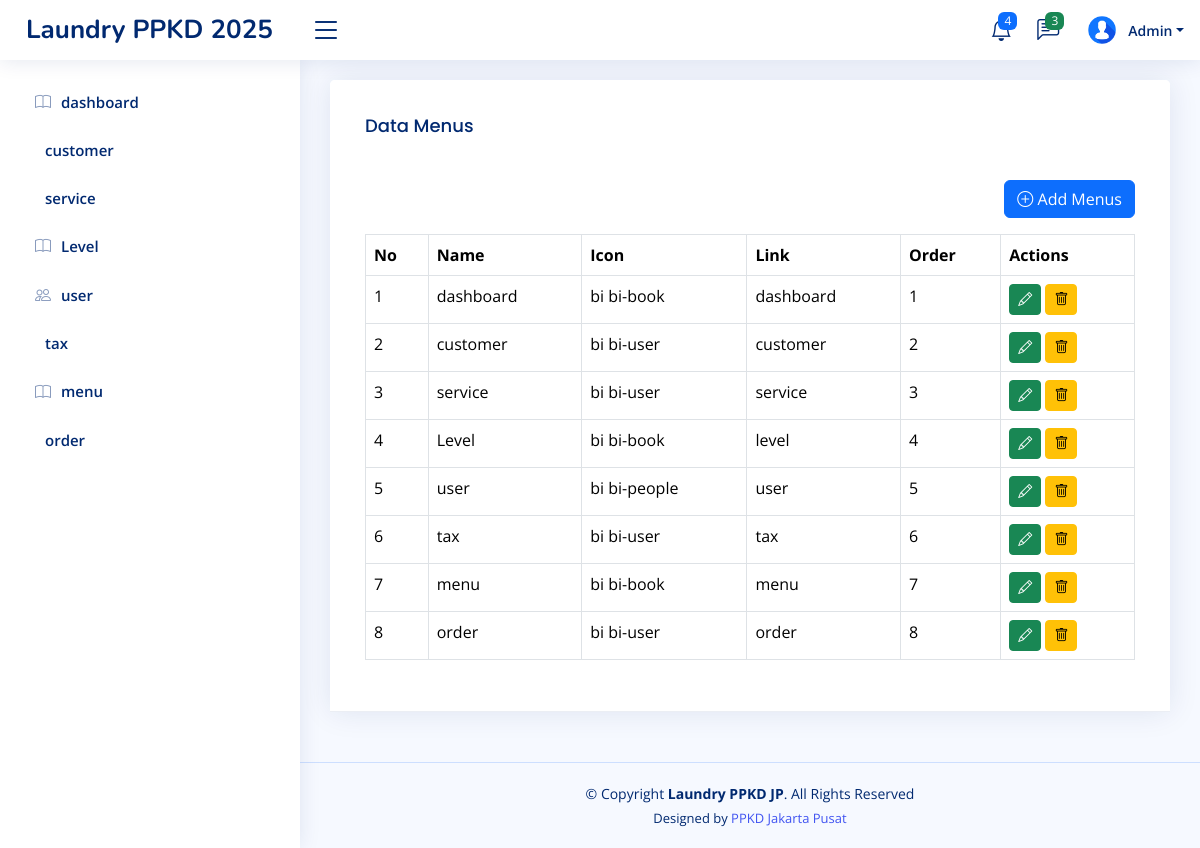
The page /home.php?page=menu (signed in) on the database as committed earlier.
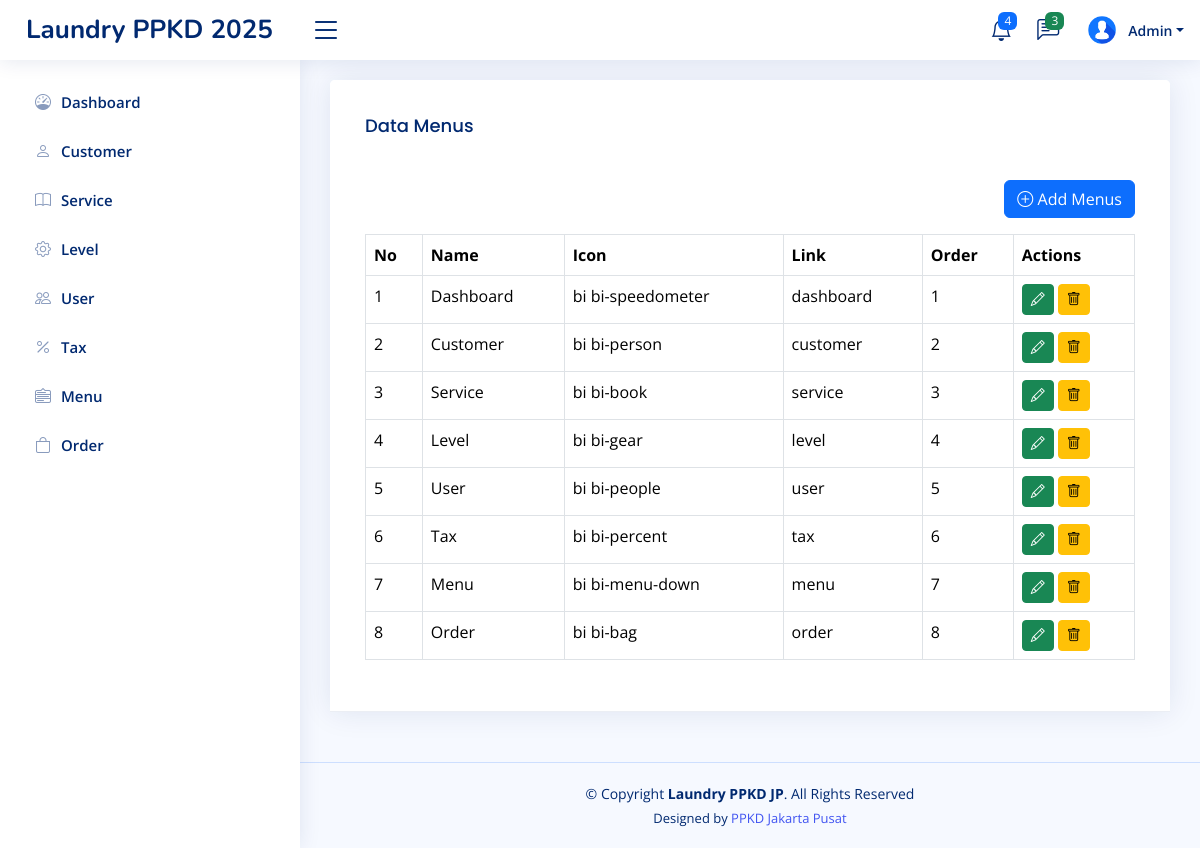
The same page on the database as committed later.
### tables this page shows
CREATE TABLE `level_menus` (
  `id` int(11) NOT NULL,
  `level_id` int(11) NOT NULL,
  `menu_id` int(11) NOT NULL,
  `created_at` timestamp NOT NULL DEFAULT current_timestamp(),
  `updated_at` timestamp NULL DEFAULT NULL ON UPDATE current_timestamp()
);

CREATE TABLE `menus` (
  `id` int(11) NOT NULL,
  `name` varchar(30) NOT NULL,
  `icon` varchar(30) NOT NULL,
  `link` varchar(30) NOT NULL,
  `order` int(11) NOT NULL,
  `created_at` timestamp NOT NULL DEFAULT current_timestamp(),
  `updated_at` timestamp NULL DEFAULT NULL ON UPDATE current_timestamp()
);

### pages/menu.php (the view, shortened to what this page needs)
<?php
$q_menus = mysqli_query($config, "SELECT  * FROM menus ORDER BY `order` ASC");
$menus = mysqli_fetch_all($q_menus, MYSQLI_ASSOC);
?>
<!DOCTYPE html>
<html lang="en">
<head>
</head>
<body>
    <div class="row">
        <div class="col-sm-12">
            <div class="card">
                <div class="card-header">
                    <div class="card-body">
                        <h3 class="card-title">Data Menus</h3>
                    </div>
                    <div class="card-body">
                        <div class="d-flex mb-3 justify-content-end">
                            <a href="?page=tambah-menu" class="btn btn-primary">
                                <i class="bi bi-plus-circle"></i> Add Menus
                            </a>
                        </div>
                        <table class="table table-bordered">
                            <tr>
                                <th>No</th>
                                <th>Name</th>
                                <th>Icon</th>
                                <th>Link</th>
                                <th>Order</th>
                                <th>Actions</th>
                            </tr>
                            <?php
                            foreach ($menus as $key => $menu) {
                            ?>
                                <tr>
                                    <td><?php echo $key + 1 ?></td>
                                    <td><?php echo $menu['name'] ?></td>
                                    <td><?php echo $menu['icon'] ?></td>
                                    <td><?php echo $menu['link'] ?></td>
                                    <td><?php echo $menu['order'] ?></td>
                                    <td>
                                        <a class="btn btn-success btn-sm" href="?page=tambah-menu&edit=<?= $menu['id'] ?>">
                                            <i class="bi bi-pencil"></i>
                                        </a>
                                        <form class="d-inline" action="?page=menu&delete=<?= $menu['id'] ?>" method="post"
                                            onclick="return confirm('Are you sure you want to delete?')">
                                            <button type="submit" class="btn btn-warning btn-sm">
                                                <i class="bi bi-trash"></i>
                                            </button>
                                        </form>
                                    </td>
                                </tr>
                            <?php
                            }
                            ?>
                        </table>
                    </div>
                </div>
            </div>
        </div>
    </div>
</body>
</html>

### home.php (shortened to what this page needs)
<?php
include 'config/config.php';
?>
<!DOCTYPE html>
<html lang="en">
<head>
    <link href="assets/vendor/bootstrap/css/bootstrap.min.css" rel="stylesheet">
    <link href="assets/vendor/bootstrap-icons/bootstrap-icons.css" rel="stylesheet">
    <link href="assets/vendor/boxicons/css/boxicons.min.css" rel="stylesheet">
    <link href="assets/vendor/quill/quill.snow.css" rel="stylesheet">
    <link href="assets/vendor/quill/quill.bubble.css" rel="stylesheet">
    <link href="assets/vendor/remixicon/remixicon.css" rel="stylesheet">
    <link href="assets/vendor/simple-datatables/style.css" rel="stylesheet">
    <link href="assets/css/style.css" rel="stylesheet">
</head>
<body>
    <?php include 'inc/header.php' ?>
    <?php include 'inc/sidebar.php' ?>
    <main id="main" class="main">
        <?php
        if (isset($_GET['page'])) {
            if (file_exists('pages/' . $_GET['page'] . '.php')) {
                include 'pages/' . $_GET['page'] . '.php';
            } else {
                include 'pages/notfound.php';
            }
        } else {
            include 'pages/dashboard.php';
        }
        ?>
    </main>
    <footer id="footer" class="footer">
        <div class="copyright">
            &copy; Copyright <strong><span>Laundry PPKD JP</span></strong>. All Rights Reserved
        </div>
        <div class="credits">
            Designed by <a href="https://bootstrapmade.com/">PPKD Jakarta Pusat</a>
        </div>
    </footer>
</body>
</html>

### inc/header.php (shortened to what this page needs)
<header id="header" class="header fixed-top d-flex align-items-center">
    <div class="d-flex align-items-center justify-content-between">
        <a href="?page=dashboard" class="logo d-flex align-items-center">
            <span class="d-none d-lg-block">Laundry PPKD 2025</span>
        </a>
        <i class="bi bi-list toggle-sidebar-btn"></i>
    </div>
    <nav class="header-nav ms-auto">
        <ul class="d-flex align-items-center">
            <li class="nav-item dropdown">
                <a class="nav-link nav-icon" href="#" data-bs-toggle="dropdown">
                    <i class="bi bi-bell"></i>
                    <span class="badge bg-primary badge-number">4</span>
                </a>
            </li>
            <li class="nav-item dropdown">
                <a class="nav-link nav-icon" href="#" data-bs-toggle="dropdown">
                    <i class="bi bi-chat-left-text"></i>
                    <span class="badge bg-success badge-number">3</span>
                </a>
            </li>
            <li class="nav-item dropdown pe-3">
                <a class="nav-link nav-profile d-flex align-items-center pe-0" href="#" data-bs-toggle="dropdown">
                    <img src="../assets/img/profile-img.jpg" alt="profile" class="rounded-circle">
                    <span class="d-none d-md-block dropdown-toggle ps-2"><?php echo $_SESSION['NAME'] ?? '' ?></span>
                </a>
            </li>
        </ul>
    </nav>
</header>

### inc/sidebar.php
<?php
$level_id = $_SESSION['LEVEL_ID'] ?? '';
$querylevelMenu = mysqli_query($config, "SELECT * FROM menus JOIN level_menus ON menus.id = level_menus.menu_id WHERE level_id = '$level_id' ORDER BY `order` ASC");
$rowLevelMenus = mysqli_fetch_all($querylevelMenu, MYSQLI_ASSOC);
?>
<aside id="sidebar" class="sidebar">
    <ul class="sidebar-nav" id="sidebar-nav">
        <?php foreach ($rowLevelMenus as $rowLevelMenu): ?>
            <li class="nav-item">
                <a class="nav-link collapsed" href="?page=<?= $rowLevelMenu['link'] ?>">
                    <i class="<?= $rowLevelMenu['icon'] ?>"></i>
                    <span><?= $rowLevelMenu['name'] ?></span>
                </a>
            </li>
        <?php endforeach ?>
</aside>

### assets/css/style.css (style rules this page uses)
:root { scroll-behavior: smooth; }
body { font-family: "Open Sans", sans-serif; background: #f6f9ff; color: #444444; }
a { color: #4154f1; text-decoration: none; }
h1, h2, h3, h4, h5, h6 { font-family: "Nunito", sans-serif; }
#main { margin-top: 60px; padding: 20px 30px; transition: all 0.3s; }
.card { margin-bottom: 30px; border: none; border-radius: 5px; box-shadow: 0px 0 30px rgba(1, 41, 112, 0.1); }
.card-header, .card-footer { border-color: #ebeef4; background-color: #fff; color: #798eb3; padding: 15px; }
.card-title { padding: 20px 0 15px 0; font-size: 18px; font-weight: 500; color: #012970; font-family: "Poppins", sans-serif; }
.card-body { padding: 0 20px 20px 20px; }
.logo { line-height: 1; }
@media (min-width: 1200px) { .logo { width: 280px; } }
.logo span { font-size: 26px; font-weight: 700; color: #012970; font-family: "Nunito", sans-serif; }
.header { transition: all 0.5s; z-index: 997; height: 60px; box-shadow: 0px 2px 20px rgba(1, 41, 112, 0.1); background-color: #fff; padding-left: 20px; }
.header .toggle-sidebar-btn { font-size: 32px; padding-left: 10px; cursor: pointer; color: #012970; }
.header-nav ul { list-style: none; }
.header-nav>ul { margin: 0; padding: 0; }
.header-nav .nav-icon { font-size: 22px; color: #012970; margin-right: 25px; position: relative; }
.header-nav .nav-profile { color: #012970; }
.header-nav .nav-profile img { max-height: 36px; }
.header-nav .nav-profile span { font-size: 14px; font-weight: 600; }
.header-nav .badge-number { position: absolute; inset: -2px -5px auto auto; font-weight: normal; font-size: 12px; padding: 3px 6px; }
.sidebar { position: fixed; top: 60px; left: 0; bottom: 0; width: 300px; z-index: 996; transition: all 0.3s; padding: 20px; overflow-y: auto; scrollbar-width: thin; scrollbar-color: #aab7cf transparent; box-shadow: 0px 0px 20px rgba(1, 41, 112, 0.1); background-color: #fff; }
@media (min-width: 1200px) { #main, #footer { margin-left: 300px; } }
.sidebar-nav { padding: 0; margin: 0; list-style: none; }
.sidebar-nav li { padding: 0; margin: 0; list-style: none; }
.sidebar-nav .nav-item { margin-bottom: 5px; }
.sidebar-nav .nav-link { display: flex; align-items: center; font-size: 15px; font-weight: 600; color: #4154f1; transition: 0.3; background: #f6f9ff; padding: 10px 15px; border-radius: 4px; }
.sidebar-nav .nav-link i { font-size: 16px; margin-right: 10px; color: #4154f1; }
.sidebar-nav .nav-link.collapsed { color: #012970; background: #fff; }
.sidebar-nav .nav-link.collapsed i { color: #899bbd; }
.footer { padding: 20px 0; font-size: 14px; transition: all 0.3s; border-top: 1px solid #cddfff; }
.footer .copyright { text-align: center; color: #012970; }
.footer .credits { padding-top: 5px; text-align: center; font-size: 13px; color: #012970; }

Rows that differ between the two databases and show on the page:
changed through a linked row, level_menus: menu.name "dashboard" → "Dashboard"
changed through a linked row, level_menus: menu.name "customer" → "Customer"
changed through a linked row, level_menus: menu.name "service" → "Service"
changed through a linked row, level_menus: menu.name "user" → "User"
changed through a linked row, level_menus: menu.name "tax" → "Tax"
changed through a linked row, level_menus: menu.name "menu" → "Menu"
changed through a linked row, level_menus: menu.name "order" → "Order"
changed menus "dashboard": name "dashboard" → "Dashboard"; icon "bi bi-book" → "bi bi-speedometer"
changed menus "customer": name "customer" → "Customer"; icon "bi bi-user" → "bi bi-person"
changed menus "service": name "service" → "Service"; icon "bi bi-user" → "bi bi-book"
changed menus "Level": icon "bi bi-book" → "bi bi-gear"
changed menus "bi bi-people": name "user" → "User"
changed menus "tax": name "tax" → "Tax"; icon "bi bi-user" → "bi bi-percent"
changed menus "menu": name "menu" → "Menu"; icon "bi bi-book" → "bi bi-menu-down"
changed menus "order": name "order" → "Order"; icon "bi bi-user" → "bi bi-bag"
